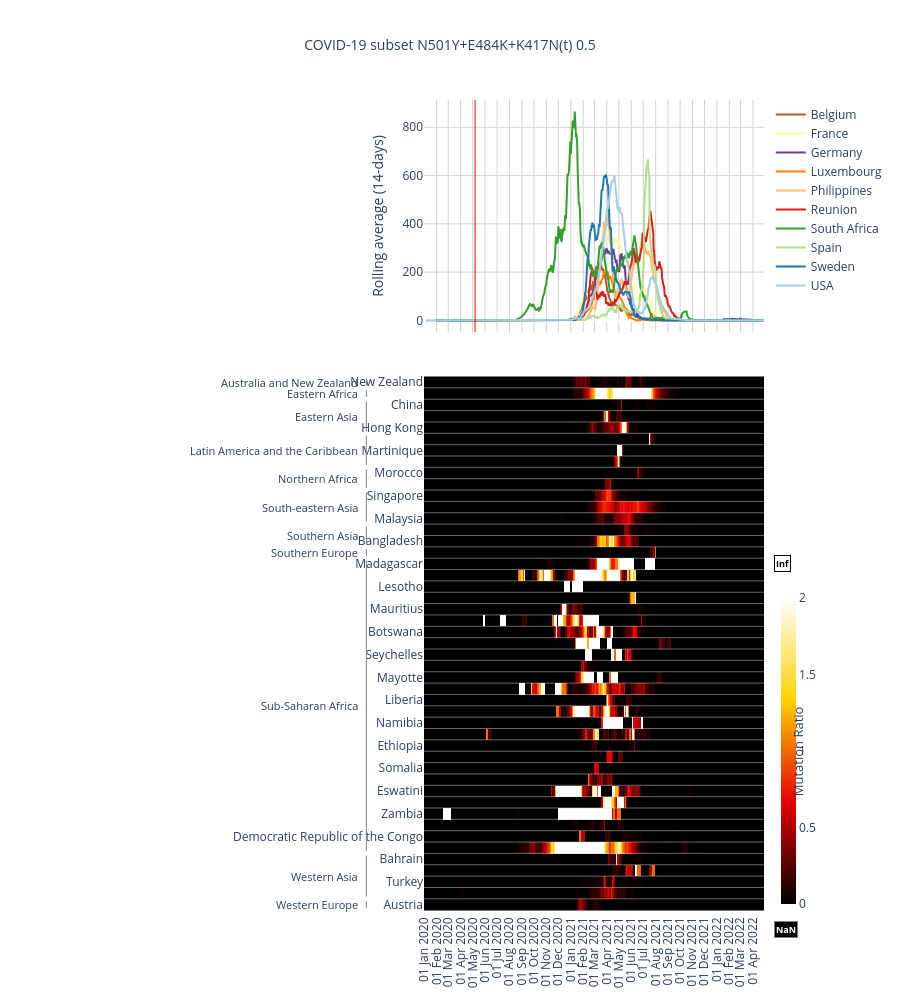

The cell this chart's notebook holds for it:
### Code cell
#  plotly
fig = plot_heatmap_plotly(
    heatmap=heatmap,
    line_melted=line_melted,
    continent_dict=continent_groups,
    group_name=group_name,
    palette=palette,
    prefix=prefix,
    group=group,
    threshold=threshold,
    mindate=mindate,
    fontsize=13,
    xticks_toshow=30,
    row_heights=[0.3, 0.7],
    height=1000, # plot height (increase if all groups are not showing)
    secondary_axis=True,
    bar_pos=2500, #secondary bar pos
)
fig.show()

### Figure 1 — Plotly figure (JSON) as saved in the notebook; plotly's stock layout.template omitted (floating-point values rounded to 4 significant figures; data arrays with more than 128 entries replaced by an {"elided": "..."} marker saying what was removed)
{"data": [{"connectgaps": false, "hovertemplate": "%{y}<extra></extra>", "legendgroup": "lineplot", "line": {"color": "#b15928", "width": 2}, "mode": "lines", "name": "Belgium", "type": "scatter", "x": {"elided": "849 str values"}, "xaxis": "x", "y": {"elided": "849 float values"}, "yaxis": "y"}, {"connectgaps": false, "hovertemplate": "%{y}<extra></extra>", "legendgroup": "lineplot", "line": {"color": "#ffff99", "width": 2}, "mode": "lines", "name": "France", "type": "scatter", "x": {"elided": "849 str values"}, "xaxis": "x", "y": {"elided": "849 float values"}, "yaxis": "y"}, {"connectgaps": false, "hovertemplate": "%{y}<extra></extra>", "legendgroup": "lineplot", "line": {"color": "#6a3d9a", "width": 2}, "mode": "lines", "name": "Germany", "type": "scatter", "x": {"elided": "849 str values"}, "xaxis": "x", "y": {"elided": "849 float values"}, "yaxis": "y"}, {"connectgaps": false, "hovertemplate": "%{y}<extra></extra>", "legendgroup": "lineplot", "line": {"color": "#ff7f00", "width": 2}, "mode": "lines", "name": "Luxembourg", "type": "scatter", "x": {"elided": "849 str values"}, "xaxis": "x", "y": {"elided": "849 float values"}, "yaxis": "y"}, {"connectgaps": false, "hovertemplate": "%{y}<extra></extra>", "legendgroup": "lineplot", "line": {"color": "#fdbf6f", "width": 2}, "mode": "lines", "name": "Philippines", "type": "scatter", "x": {"elided": "849 str values"}, "xaxis": "x", "y": {"elided": "849 float values"}, "yaxis": "y"}, {"connectgaps": false, "hovertemplate": "%{y}<extra></extra>", "legendgroup": "lineplot", "line": {"color": "#e31a1c", "width": 2}, "mode": "lines", "name": "Reunion", "type": "scatter", "x": {"elided": "849 str values"}, "xaxis": "x", "y": {"elided": "849 float values"}, "yaxis": "y"}, {"connectgaps": false, "hovertemplate": "%{y}<extra></extra>", "legendgroup": "lineplot", "line": {"color": "#33a02c", "width": 2}, "mode": "lines", "name": "South Africa", "type": "scatter", "x": {"elided": "849 str values"}, "xaxis": "x", "y": {"elided": "849 float values"}, "yaxis": "y"}, {"connectgaps": false, "hovertemplate": "%{y}<extra></extra>", "legendgroup": "lineplot", "line": {"color": "#b2df8a", "width": 2}, "mode": "lines", "name": "Spain", "type": "scatter", "x": {"elided": "849 str values"}, "xaxis": "x", "y": {"elided": "849 float values"}, "yaxis": "y"}, {"connectgaps": false, "hovertemplate": "%{y}<extra></extra>", "legendgroup": "lineplot", "line": {"color": "#1f78b4", "width": 2}, "mode": "lines", "name": "Sweden", "type": "scatter", "x": {"elided": "849 str values"}, "xaxis": "x", "y": {"elided": "849 float values"}, "yaxis": "y"}, {"connectgaps": false, "hovertemplate": "%{y}<extra></extra>", "legendgroup": "lineplot", "line": {"color": "#a6cee3", "width": 2}, "mode": "lines", "name": "USA", "type": "scatter", "x": {"elided": "849 str values"}, "xaxis": "x", "y": {"elided": "849 float values"}, "yaxis": "y"}, {"colorbar": {"len": 0.4, "thickness": 15, "title": {"text": ""}, "y": 0.2, "yanchor": "middle"}, "colorscale": [[0, "rgb(0,0,0)"], [0.3333, "rgb(230,0,0)"], [0.6667, "rgb(255,210,0)"], [1, "rgb(255,255,255)"]], "hoverongaps": false, "hovertemplate": "%{y}<br>%{x}<br>Ratio: %{z:.2f}<extra></extra>", "name": "", "showscale": true, "type": "heatmap", "x": {"elided": "849 str values"}, "xaxis": "x2", "y": ["New Zealand", "Reunion", "China", "Taiwan", "Hong Kong", "Cayman Islands", "Martinique", "Antigua and Barbuda", "Morocco", "Sudan", "Singapore", "Philippines", "Malaysia", "Pakistan", "Bangladesh", "Andorra", "Madagascar", "Mozambique", "Lesotho", "Burundi", "Mauritius", "Zimbabwe", "Botswana", "Equatorial Guinea", "Seychelles", "Gabon", "Mayotte", "Angola", "Liberia", "Malawi", "Namibia", "Rwanda", "Ethiopia", "South Sudan", "Somalia", "Uganda", "Eswatini", "Djibouti", "Zambia", "Cameroon", "Democratic Republic of the Congo", "South Africa", "Bahrain", "Saudi Arabia", "Turkey", "Qatar", "Austria"], "yaxis": "y2", "z": {"elided": "47x849 float values"}, "zmax": 2, "zmin": 0}], "layout": {"annotations": [{"font": {"size": 13}, "showarrow": false, "text": "Mutation Ratio", "textangle": -90, "x": 1.1, "xanchor": "center", "xref": "paper", "y": 0.2, "yanchor": "middle", "yref": "paper"}, {"font": {"size": 11}, "showarrow": false, "text": "Australia and New Zealand", "x": -0.1896, "xanchor": "right", "xref": "paper", "y": 0, "yref": "y2"}, {"font": {"size": 11}, "showarrow": false, "text": "Eastern Africa", "x": -0.1896, "xanchor": "right", "xref": "paper", "y": 1, "yref": "y2"}, {"font": {"size": 11}, "showarrow": false, "text": "Eastern Asia", "x": -0.1896, "xanchor": "right", "xref": "paper", "y": 3, "yref": "y2"}, {"font": {"size": 11}, "showarrow": false, "text": "Latin America and the Caribbean", "x": -0.1896, "xanchor": "right", "xref": "paper", "y": 6, "yref": "y2"}, {"font": {"size": 11}, "showarrow": false, "text": "Northern Africa", "x": -0.1896, "xanchor": "right", "xref": "paper", "y": 8.5, "yref": "y2"}, {"font": {"size": 11}, "showarrow": false, "text": "South-eastern Asia", "x": -0.1896, "xanchor": "right", "xref": "paper", "y": 11, "yref": "y2"}, {"font": {"size": 11}, "showarrow": false, "text": "Southern Asia", "x": -0.1896, "xanchor": "right", "xref": "paper", "y": 13.5, "yref": "y2"}, {"font": {"size": 11}, "showarrow": false, "text": "Southern Europe", "x": -0.1896, "xanchor": "right", "xref": "paper", "y": 15, "yref": "y2"}, {"font": {"size": 11}, "showarrow": false, "text": "Sub-Saharan Africa", "x": -0.1896, "xanchor": "right", "xref": "paper", "y": 28.5, "yref": "y2"}, {"font": {"size": 11}, "showarrow": false, "text": "Western Asia", "x": -0.1896, "xanchor": "right", "xref": "paper", "y": 43.5, "yref": "y2"}, {"font": {"size": 11}, "showarrow": false, "text": "Western Europe", "x": -0.1896, "xanchor": "right", "xref": "paper", "y": 46, "yref": "y2"}, {"bgcolor": "white", "bordercolor": "black", "borderwidth": 1, "font": {"color": "black", "size": 9}, "showarrow": false, "text": "<b>Inf</b>", "x": 1.03, "xanchor": "left", "xref": "paper", "y": 0.43, "yref": "paper"}, {"bgcolor": "black", "bordercolor": "grey", "borderwidth": 1, "font": {"color": "white", "size": 9}, "showarrow": false, "text": "<b>NaN</b>", "x": 1.03, "xanchor": "left", "xref": "paper", "y": -0.03, "yref": "paper"}], "height": 1000, "hovermode": "x unified", "legend": {"font": {"size": 12}, "x": 1.02, "xanchor": "left", "y": 1}, "margin": {"l": 424, "r": 120}, "paper_bgcolor": "white", "plot_bgcolor": "white", "shapes": [{"line": {"color": "red", "width": 1}, "type": "line", "x0": 1588809600000, "x1": 1588809600000, "xref": "x", "y0": 0, "y1": 1, "yref": "y domain"}, {"line": {"color": "lightgrey", "width": 0.5}, "type": "line", "x0": 0, "x1": 1, "xref": "x2 domain", "y0": 0.5, "y1": 0.5, "yref": "y2"}, {"line": {"color": "lightgrey", "width": 0.5}, "type": "line", "x0": 0, "x1": 1, "xref": "x2 domain", "y0": 1.5, "y1": 1.5, "yref": "y2"}, {"line": {"color": "lightgrey", "width": 0.5}, "type": "line", "x0": 0, "x1": 1, "xref": "x2 domain", "y0": 2.5, "y1": 2.5, "yref": "y2"}, {"line": {"color": "lightgrey", "width": 0.5}, "type": "line", "x0": 0, "x1": 1, "xref": "x2 domain", "y0": 3.5, "y1": 3.5, "yref": "y2"}, {"line": {"color": "lightgrey", "width": 0.5}, "type": "line", "x0": 0, "x1": 1, "xref": "x2 domain", "y0": 4.5, "y1": 4.5, "yref": "y2"}, {"line": {"color": "lightgrey", "width": 0.5}, "type": "line", "x0": 0, "x1": 1, "xref": "x2 domain", "y0": 5.5, "y1": 5.5, "yref": "y2"}, {"line": {"color": "lightgrey", "width": 0.5}, "type": "line", "x0": 0, "x1": 1, "xref": "x2 domain", "y0": 6.5, "y1": 6.5, "yref": "y2"}, {"line": {"color": "lightgrey", "width": 0.5}, "type": "line", "x0": 0, "x1": 1, "xref": "x2 domain", "y0": 7.5, "y1": 7.5, "yref": "y2"}, {"line": {"color": "lightgrey", "width": 0.5}, "type": "line", "x0": 0, "x1": 1, "xref": "x2 domain", "y0": 8.5, "y1": 8.5, "yref": "y2"}, {"line": {"color": "lightgrey", "width": 0.5}, "type": "line", "x0": 0, "x1": 1, "xref": "x2 domain", "y0": 9.5, "y1": 9.5, "yref": "y2"}, {"line": {"color": "lightgrey", "width": 0.5}, "type": "line", "x0": 0, "x1": 1, "xref": "x2 domain", "y0": 10.5, "y1": 10.5, "yref": "y2"}, {"line": {"color": "lightgrey", "width": 0.5}, "type": "line", "x0": 0, "x1": 1, "xref": "x2 domain", "y0": 11.5, "y1": 11.5, "yref": "y2"}, {"line": {"color": "lightgrey", "width": 0.5}, "type": "line", "x0": 0, "x1": 1, "xref": "x2 domain", "y0": 12.5, "y1": 12.5, "yref": "y2"}, {"line": {"color": "lightgrey", "width": 0.5}, "type": "line", "x0": 0, "x1": 1, "xref": "x2 domain", "y0": 13.5, "y1": 13.5, "yref": "y2"}, {"line": {"color": "lightgrey", "width": 0.5}, "type": "line", "x0": 0, "x1": 1, "xref": "x2 domain", "y0": 14.5, "y1": 14.5, "yref": "y2"}, {"line": {"color": "lightgrey", "width": 0.5}, "type": "line", "x0": 0, "x1": 1, "xref": "x2 domain", "y0": 15.5, "y1": 15.5, "yref": "y2"}, {"line": {"color": "lightgrey", "width": 0.5}, "type": "line", "x0": 0, "x1": 1, "xref": "x2 domain", "y0": 16.5, "y1": 16.5, "yref": "y2"}, {"line": {"color": "lightgrey", "width": 0.5}, "type": "line", "x0": 0, "x1": 1, "xref": "x2 domain", "y0": 17.5, "y1": 17.5, "yref": "y2"}, {"line": {"color": "lightgrey", "width": 0.5}, "type": "line", "x0": 0, "x1": 1, "xref": "x2 domain", "y0": 18.5, "y1": 18.5, "yref": "y2"}, {"line": {"color": "lightgrey", "width": 0.5}, "type": "line", "x0": 0, "x1": 1, "xref": "x2 domain", "y0": 19.5, "y1": 19.5, "yref": "y2"}, {"line": {"color": "lightgrey", "width": 0.5}, "type": "line", "x0": 0, "x1": 1, "xref": "x2 domain", "y0": 20.5, "y1": 20.5, "yref": "y2"}, {"line": {"color": "lightgrey", "width": 0.5}, "type": "line", "x0": 0, "x1": 1, "xref": "x2 domain", "y0": 21.5, "y1": 21.5, "yref": "y2"}, {"line": {"color": "lightgrey", "width": 0.5}, "type": "line", "x0": 0, "x1": 1, "xref": "x2 domain", "y0": 22.5, "y1": 22.5, "yref": "y2"}, {"line": {"color": "lightgrey", "width": 0.5}, "type": "line", "x0": 0, "x1": 1, "xref": "x2 domain", "y0": 23.5, "y1": 23.5, "yref": "y2"}, {"line": {"color": "lightgrey", "width": 0.5}, "type": "line", "x0": 0, "x1": 1, "xref": "x2 domain", "y0": 24.5, "y1": 24.5, "yref": "y2"}, {"line": {"color": "lightgrey", "width": 0.5}, "type": "line", "x0": 0, "x1": 1, "xref": "x2 domain", "y0": 25.5, "y1": 25.5, "yref": "y2"}, {"line": {"color": "lightgrey", "width": 0.5}, "type": "line", "x0": 0, "x1": 1, "xref": "x2 domain", "y0": 26.5, "y1": 26.5, "yref": "y2"}, {"line": {"color": "lightgrey", "width": 0.5}, "type": "line", "x0": 0, "x1": 1, "xref": "x2 domain", "y0": 27.5, "y1": 27.5, "yref": "y2"}, {"line": {"color": "lightgrey", "width": 0.5}, "type": "line", "x0": 0, "x1": 1, "xref": "x2 domain", "y0": 28.5, "y1": 28.5, "yref": "y2"}, {"line": {"color": "lightgrey", "width": 0.5}, "type": "line", "x0": 0, "x1": 1, "xref": "x2 domain", "y0": 29.5, "y1": 29.5, "yref": "y2"}, {"line": {"color": "lightgrey", "width": 0.5}, "type": "line", "x0": 0, "x1": 1, "xref": "x2 domain", "y0": 30.5, "y1": 30.5, "yref": "y2"}, {"line": {"color": "lightgrey", "width": 0.5}, "type": "line", "x0": 0, "x1": 1, "xref": "x2 domain", "y0": 31.5, "y1": 31.5, "yref": "y2"}, {"line": {"color": "lightgrey", "width": 0.5}, "type": "line", "x0": 0, "x1": 1, "xref": "x2 domain", "y0": 32.5, "y1": 32.5, "yref": "y2"}, {"line": {"color": "lightgrey", "width": 0.5}, "type": "line", "x0": 0, "x1": 1, "xref": "x2 domain", "y0": 33.5, "y1": 33.5, "yref": "y2"}, {"line": {"color": "lightgrey", "width": 0.5}, "type": "line", "x0": 0, "x1": 1, "xref": "x2 domain", "y0": 34.5, "y1": 34.5, "yref": "y2"}, {"line": {"color": "lightgrey", "width": 0.5}, "type": "line", "x0": 0, "x1": 1, "xref": "x2 domain", "y0": 35.5, "y1": 35.5, "yref": "y2"}, {"line": {"color": "lightgrey", "width": 0.5}, "type": "line", "x0": 0, "x1": 1, "xref": "x2 domain", "y0": 36.5, "y1": 36.5, "yref": "y2"}, {"line": {"color": "lightgrey", "width": 0.5}, "type": "line", "x0": 0, "x1": 1, "xref": "x2 domain", "y0": 37.5, "y1": 37.5, "yref": "y2"}, {"line": {"color": "lightgrey", "width": 0.5}, "type": "line", "x0": 0, "x1": 1, "xref": "x2 domain", "y0": 38.5, "y1": 38.5, "yref": "y2"}, {"line": {"color": "lightgrey", "width": 0.5}, "type": "line", "x0": 0, "x1": 1, "xref": "x2 domain", "y0": 39.5, "y1": 39.5, "yref": "y2"}, {"line": {"color": "lightgrey", "width": 0.5}, "type": "line", "x0": 0, "x1": 1, "xref": "x2 domain", "y0": 40.5, "y1": 40.5, "yref": "y2"}, {"line": {"color": "lightgrey", "width": 0.5}, "type": "line", "x0": 0, "x1": 1, "xref": "x2 domain", "y0": 41.5, "y1": 41.5, "yref": "y2"}, {"line": {"color": "lightgrey", "width": 0.5}, "type": "line", "x0": 0, "x1": 1, "xref": "x2 domain", "y0": 42.5, "y1": 42.5, "yref": "y2"}, {"line": {"color": "lightgrey", "width": 0.5}, "type": "line", "x0": 0, "x1": 1, "xref": "x2 domain", "y0": 43.5, "y1": 43.5, "yref": "y2"}, {"line": {"color": "lightgrey", "width": 0.5}, "type": "line", "x0": 0, "x1": 1, "xref": "x2 domain", "y0": 44.5, "y1": 44.5, "yref": "y2"}, {"line": {"color": "lightgrey", "width": 0.5}, "type": "line", "x0": 0, "x1": 1, "xref": "x2 domain", "y0": 45.5, "y1": 45.5, "yref": "y2"}, {"line": {"color": "grey", "width": 1}, "type": "line", "x0": -0.1696, "x1": -0.1696, "xref": "paper", "y0": -0.3, "y1": 0.3, "yref": "y2"}, {"line": {"color": "grey", "width": 1}, "type": "line", "x0": -0.1696, "x1": -0.1696, "xref": "paper", "y0": 0.7, "y1": 1.3, "yref": "y2"}, {"line": {"color": "grey", "width": 1}, "type": "line", "x0": -0.1696, "x1": -0.1696, "xref": "paper", "y0": 1.7, "y1": 4.3, "yref": "y2"}, {"line": {"color": "grey", "width": 1}, "type": "line", "x0": -0.1696, "x1": -0.1696, "xref": "paper", "y0": 4.7, "y1": 7.3, "yref": "y2"}, {"line": {"color": "grey", "width": 1}, "type": "line", "x0": -0.1696, "x1": -0.1696, "xref": "paper", "y0": 7.7, "y1": 9.3, "yref": "y2"}, {"line": {"color": "grey", "width": 1}, "type": "line", "x0": -0.1696, "x1": -0.1696, "xref": "paper", "y0": 9.7, "y1": 12.3, "yref": "y2"}, {"line": {"color": "grey", "width": 1}, "type": "line", "x0": -0.1696, "x1": -0.1696, "xref": "paper", "y0": 12.7, "y1": 14.3, "yref": "y2"}, {"line": {"color": "grey", "width": 1}, "type": "line", "x0": -0.1696, "x1": -0.1696, "xref": "paper", "y0": 14.7, "y1": 15.3, "yref": "y2"}, {"line": {"color": "grey", "width": 1}, "type": "line", "x0": -0.1696, "x1": -0.1696, "xref": "paper", "y0": 15.7, "y1": 41.3, "yref": "y2"}, {"line": {"color": "grey", "width": 1}, "type": "line", "x0": -0.1696, "x1": -0.1696, "xref": "paper", "y0": 41.7, "y1": 45.3, "yref": "y2"}, {"line": {"color": "grey", "width": 1}, "type": "line", "x0": -0.1696, "x1": -0.1696, "xref": "paper", "y0": 45.7, "y1": 46.3, "yref": "y2"}], "title": {"font": {"size": 14}, "text": "COVID-19 subset N501Y+E484K+K417N(t) 0.5", "x": 0.5, "xanchor": "center"}, "xaxis": {"anchor": "y", "domain": [0, 1], "gridcolor": "lightgrey", "matches": "x2", "nticks": 30, "showgrid": true, "showticklabels": false, "tickfont": {"size": 12}, "tickformat": "%d %b %Y"}, "xaxis2": {"anchor": "y2", "domain": [0, 1], "nticks": 30, "tickangle": -90, "tickfont": {"size": 12}, "tickformat": "%d %b %Y"}, "yaxis": {"anchor": "x", "domain": [0.715, 1], "gridcolor": "lightgrey", "showgrid": true, "title": {"text": "Rolling average (14-days)"}}, "yaxis2": {"anchor": "x2", "autorange": "reversed", "domain": [0, 0.665], "showgrid": false}}}
